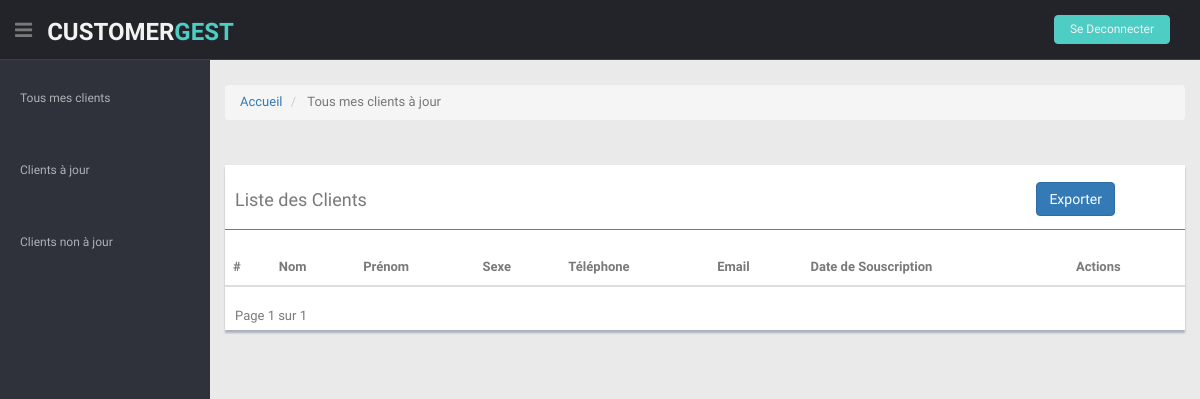
Before: /client_a_jour with the older database file.
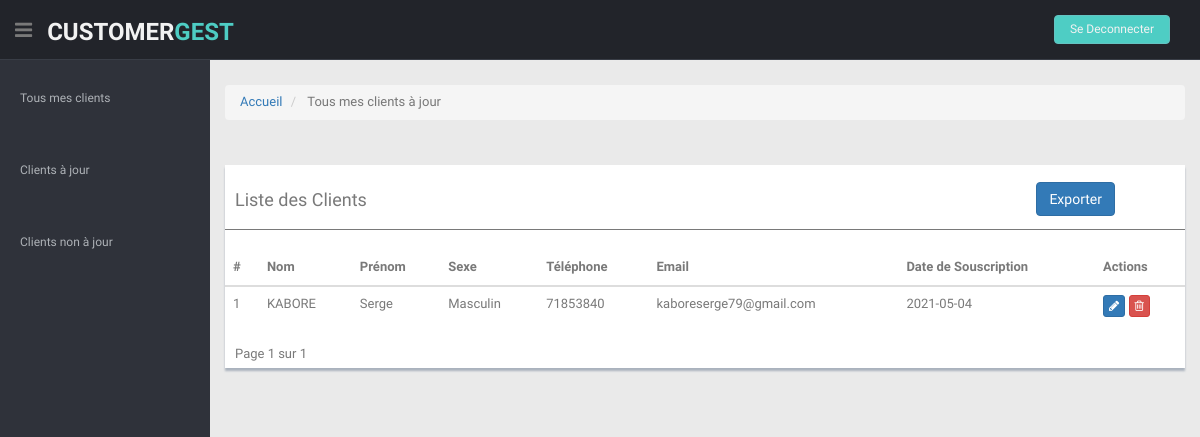
After: the same page with the newer database file.
### gestionClient/models/client.py (models this page shows, shortened)
class Client(models.Model):
    nom_cl = models.CharField(max_length=100)
    prenom_cl = models.CharField(max_length=100)
    email_cl = models.EmailField()
    sexe_cl = models.CharField(max_length=50)
    phone_cl = models.CharField(max_length=50)
    statut_cl = models.BooleanField(default=False)
    date = models.CharField(max_length=100)
    @staticmethod
    def get_all_clientAJ():
        return Client.objects.filter(statut_cl=True)

### gestionClient/views/clientAjour.py (the view, shortened to what this page needs)
# urls.py: path('client_a_jour', clientAjour.Index.as_view(), name='client_a_jour'),
class Index(View):
    def get(self, request):
        data = {}
        clientsAj = Client.get_all_clientAJ()
        paginator=Paginator(clientsAj, 6)
        page_number = request.GET.get("page")
        page_obj = Paginator.get_page(paginator, page_number)
        data['page_obj'] = page_obj
        return render(request, 'clientAjour.html', data)

### gestionClient/templates/clientAjour.html (shortened to what this page needs)
{% extends "base.html" %}
{% block PageTitle %}
    Tous mes clients à jour
{% endblock %}
{% block Content %}
<div class="col-md-12">
    <div class="content-panel mt">
        <div class="table-responsive">
            <table class="table table-hover">
                <div>
                    <h4>Liste des Clients</h4>
                    <a class="btn btn-primary pull-right"style="margin-top: -37px; margin-right: 70px;" href="/exportExcel">Exporter</a>
                <hr>
                <thead>
                    <tr>
                    <th>#</th>
                    <th>Nom</th>
                    <th>Prénom</th>
                    <th>Sexe</th>
                    <th>Téléphone</th>
                    <th>Email</th>
                    <th>Date de Souscription</th>
                    <th>Actions</th>
                    </tr>
                </thead>
                <tbody>
                    {%for clients in page_obj %}
                    <tr>
                        <td>{{forloop.counter}}</td>
                        <td>{{clients.nom_cl}}</td>
                        <td>{{clients.prenom_cl}}</td>
                        <td>{{clients.sexe_cl}}</td>
                        <td>{{clients.phone_cl}}</td>
                        <td>{{clients.email_cl}}</td>
                        <td>{{clients.date}}</td>
                        <td>
                            <a href="/modifierDev/{{devoir.id}}" class="btn btn-primary btn-xs " data-toggle="tooltip" data-placement="right"
                            title="Modifier"><i class="fa fa-pencil"></i></a>
                            <a href="/delete/{{clients.id}}" class="btn btn-danger btn-xs" data-toggle="tooltip" data-placement="right"
                            title="Supprimer"><i class="fa fa-trash-o "></i></a>
                        </td>
                    </tr>
                    {%endfor%}
                </tbody>
            </table>
        </div>
        <div class="" style="margin-left: 10px;">
            Page {{page_obj.number}} sur {{page_obj.paginator.num_pages}}
        </div>
    </div>
</div>
{% endblock %}

### gestionClient/templates/base.html (shortened to what this page needs)
<!DOCTYPE html>
<html>
<head>
    {% load static %}
    <link rel="stylesheet" type="text/css" href="{% static 'lib/font-awesome/css/font-awesome.css' %}">
    <link rel="stylesheet" type="text/css" href="{% static 'lib/bootstrap/css/bootstrap.min.css' %}">
    <link rel="stylesheet" type="text/css" href="{% static 'lib/css/style.css' %}">
    <link rel="stylesheet" type="text/css" href="{% static 'lib/css/style-responsive.css' %}">
    <link rel="stylesheet" type="text/css" href="{% static 'lib/bootstrap-datetimepicker/datertimepicker.css' %}">
</head>
<body>
    <section id="container">
        <header class="header black-bg">
            <div class="sidebar-toggle-box">
              <div class="fa fa-bars tooltips" data-placement="right" data-original-title="Toggle Navigation"></div>
            </div>
            <a href="/homepage" class="logo"><b>CUSTOMER<span>GEST</span></b></a>
            <div class="top-menu">
                <ul class="nav pull-right top-menu">
                  <li><a class="logout" href="/logout">Se Deconnecter</a></li>
                </ul>
              </div>
        </header>
    <aside>
        <div id="sidebar" class="nav-collapse">
          <ul class="sidebar-menu" id="nav-accordion">
            <li class="mt">
              <a href="/homepage">
                <span>Tous mes clients</span>
              </a>
            </li>
            <li class="mt">
                <a href="/client_a_jour">
                  <span>Clients à jour</span>
                </a>
            </li>
            <li class="mt">
                <a href="/client_non_a_jour">
                  <span>Clients non à jour</span>
                </a>
            </li>
          </ul>
        </div>
      </aside>
      <section id="main-content">
        <section class="wrapper">
          <ol class="breadcrumb mb-4 mt">
              <li class="breadcrumb-item"><a href="/homepage">Accueil</a></li>
              <li class="breadcrumb-item active">{% block PageTitle %}{% endblock %}</li>
          </ol>
          <div class="row">
            {% block Content %}{% endblock %}
          </div>
        </section>
    </section>
</body>
</html>

Changed rows visible on the page:
now on this page (row edited): Client: nom_cl "KABORE", prenom_cl "Serge", sexe_cl "Masculin", phone_cl "71853840", email_cl "kaboreserge79@gmail.com", date "2021-05-04"
